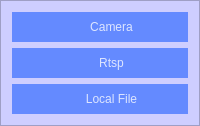
                      <widget class="QFrame" name="select_button_2">
                       <property name="maximumSize">
                        <size>
                         <width>220</width>
                         <height>16777215</height>
                        </size>
                       </property>
                       <property name="styleSheet">
                        <string notr="true">background-color: rgb(206, 206, 255);</string>
                       </property>
                       <property name="frameShape">
                        <enum>QFrame::StyledPanel</enum>
                       </property>
                       <property name="frameShadow">
                        <enum>QFrame::Raised</enum>
                       </property>
                       <layout class="QVBoxLayout" name="verticalLayout_30">
                        <item>
                         <widget class="QPushButton" name="src_cam_button_2">
                          <property name="minimumSize">
                           <size>
                            <width>0</width>
                            <height>30</height>
                           </size>
                          </property>
                          <property name="cursor">
                           <cursorShape>PointingHandCursor</cursorShape>
                          </property>
                          <property name="styleSheet">
                           <string notr="true">QPushButton{
background-image: url(:/all/img/cam.png);
background-repeat: no-repeat;
background-position: left center;
background-color: rgb(100, 138, 255);
border: none;
border-left: 23px solid transparent;

text-align: center;
padding-left: 0px;
color: rgba(255, 255, 255, 199);
font: 700 12pt &quot;Nirmala UI&quot;;
}

QPushButton:hover{
background-color: rgb(157, 200, 255);
}</string>
                          </property>
                          <property name="text">
                           <string>Camera</string>
                          </property>
                         </widget>
                        </item>
                        <item>
                         <widget class="QPushButton" name="src_rtsp_button_2">
                          <property name="minimumSize">
                           <size>
                            <width>0</width>
                            <height>30</height>
                           </size>
                          </property>
                          <property name="cursor">
                           <cursorShape>PointingHandCursor</cursorShape>
                          </property>
                          <property name="autoFillBackground">
                           <bool>false</bool>
                          </property>
                          <property name="styleSheet">
                           <string notr="true">QPushButton{
background-image: url(:/all/img/RTSP.png);
background-repeat: no-repeat;
background-position: left center;
background-color: rgb(100, 138, 255);
border: none;
border-left: 23px solid transparent;

text-align: center;
padding-left: 0px;
color: rgba(255, 255, 255, 199);
font: 700 12pt &quot;Nirmala UI&quot;;
}

QPushButton:hover{
background-color: rgb(157, 200, 255);
}</string>
                          </property>
                          <property name="text">
                           <string>Rtsp</string>
                          </property>
                          <property name="iconSize">
                           <size>
                            <width>16</width>
                            <height>16</height>
                           </size>
                          </property>
                         </widget>
                        </item>
                        <item>
                         <widget class="QPushButton" name="src_file_button_2">
                          <property name="minimumSize">
                           <size>
                            <width>0</width>
                            <height>30</height>
                           </size>
                          </property>
                          <property name="cursor">
                           <cursorShape>PointingHandCursor</cursorShape>
                          </property>
                          <property name="styleSheet">
                           <string notr="true">QPushButton{
background-image: url(:/all/img/file.png);
background-repeat: no-repeat;
background-position: left center;
background-color: rgb(100, 138, 255);
border: none;
border-left: 23px solid transparent;

text-align: center;
padding-left: 0px;
color: rgba(255, 255, 255, 199);
font: 700 12pt &quot;Nirmala UI&quot;;
}

QPushButton:hover{
background-color: rgb(157, 200, 255);
}</string>
                          </property>
                          <property name="text">
                           <string>Local File</string>
                          </property>
                         </widget>
                        </item>
                       </layout>
                      </widget>
